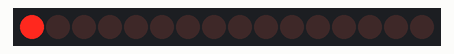
Simulated run of this sketch. Board: Arduino Uno, built with avr-gcc and run on an emulated ATmega328P. Parts: 16 shift-register outputs drawn as a row of LEDs (first output left, lit = HIGH). Wiring (inferred from the names in the program): 2 × shift register (74HC595): data pin 11; shift clock pin 12; latch pin 8. Wiring (inferred from the signals the program sends): row of LEDs: on Q0, Q1, Q2, Q3, Q4, Q5, Q6, Q7, Q8, Q9, Q10, Q11, Q12, Q13, Q14, Q15.

Above: at 0.1 s.
At 3.1 s:
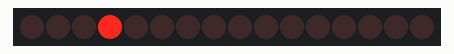
At 7.1 s:
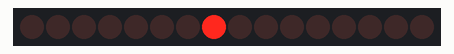
At 11.1 s:
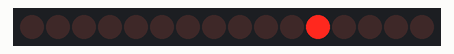
At 15.1 s:
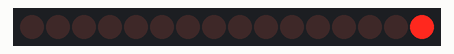
At 38.8 s:
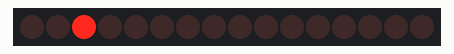
Timing chart, 0 to 40.0 s (numbered marks = the images above):
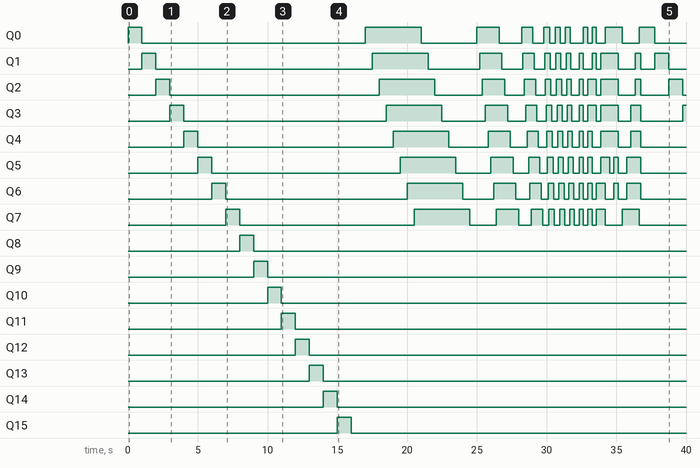

Measured:
- by itself, Q0: LOW → HIGH at 0.00 s, → LOW 1.0 s later, → HIGH 16.0 s later, → LOW 4.0 s later, … (22 changes in this stretch)
- by itself, Q1: LOW → HIGH at 1.0 s, → LOW 1.0 s later, → HIGH 15.5 s later, → LOW 4.0 s later, … (24 changes in this stretch)
- by itself, Q2: LOW → HIGH at 2.0 s, → LOW 1.0 s later, → HIGH 15.0 s later, → LOW 4.0 s later, … (24 changes in this stretch)
- by itself, Q3: LOW → HIGH at 3.0 s, → LOW 1.0 s later, → HIGH 14.5 s later, → LOW 4.0 s later, … (23 changes in this stretch)
- by itself, Q4: LOW → HIGH at 4.0 s, → LOW 1.0 s later, → HIGH 14.0 s later, → LOW 4.0 s later, … (22 changes in this stretch)
- by itself, Q5: LOW → HIGH at 5.0 s, → LOW 1.0 s later, → HIGH 13.5 s later, → LOW 4.0 s later, … (24 changes in this stretch)
- by itself, Q6: LOW → HIGH at 6.0 s, → LOW 1.0 s later, → HIGH 13.0 s later, → LOW 4.0 s later, … (24 changes in this stretch)
- by itself, Q7: LOW → HIGH at 7.0 s, → LOW 1.0 s later, → HIGH 12.5 s later, → LOW 4.0 s later, … (22 changes in this stretch)

The sketch:

Shiftout_Example.ino
```cpp
//Pin connected to ST_CP of 74HC595
int latchPin = 8;
//Pin connected to SH_CP of 74HC595
int clockPin = 12;
////Pin connected to DS of 74HC595
int dataPin = 11;

void setup() {
  //set pins to output because they are addressed in the main loop
  pinMode(latchPin, OUTPUT);
  pinMode(clockPin, OUTPUT);
  pinMode(dataPin, OUTPUT);
}

void loop() {
  uint16_t pos = 1;
  for(int i = 0; i<16; i++){
    writeBytes(pos);
    pos = pos<<1;
    delay(1000);
  }
  writeBytes(0);
  delay(1000);


  cycle(500);
  cycle(200);
  cycle(100);
  for(int i = 0; i<11; i++)
    cycle(50-i*4);
  for(int i = 0; i<10; i++)
    cycle(10);

}

void cycle(int sleep){
  uint16_t  pos=1;
  uint16_t toWrite = 0;
  for(int i = 0; i<8; i++){
    toWrite = toWrite | pos;
    writeBytes(toWrite);
    pos = pos<<1;
    delay(sleep);
  }
  pos = 1;
  for(int i = 0; i<8; i++){
    toWrite = toWrite ^ pos;
    writeBytes(toWrite);
    pos = pos<<1;
    delay(sleep);
  }
}

void writeBytes(uint16_t vals){

    //ground latchPin and hold low for as long as you are transmitting
    digitalWrite(latchPin, LOW);
    shiftOut(dataPin, clockPin, MSBFIRST, vals>>8);
    shiftOut(dataPin, clockPin, MSBFIRST, (byte)vals);

    //return the latch pin high to signal chip that it
    //no longer needs to listen for information
    digitalWrite(latchPin, HIGH);


}
```
